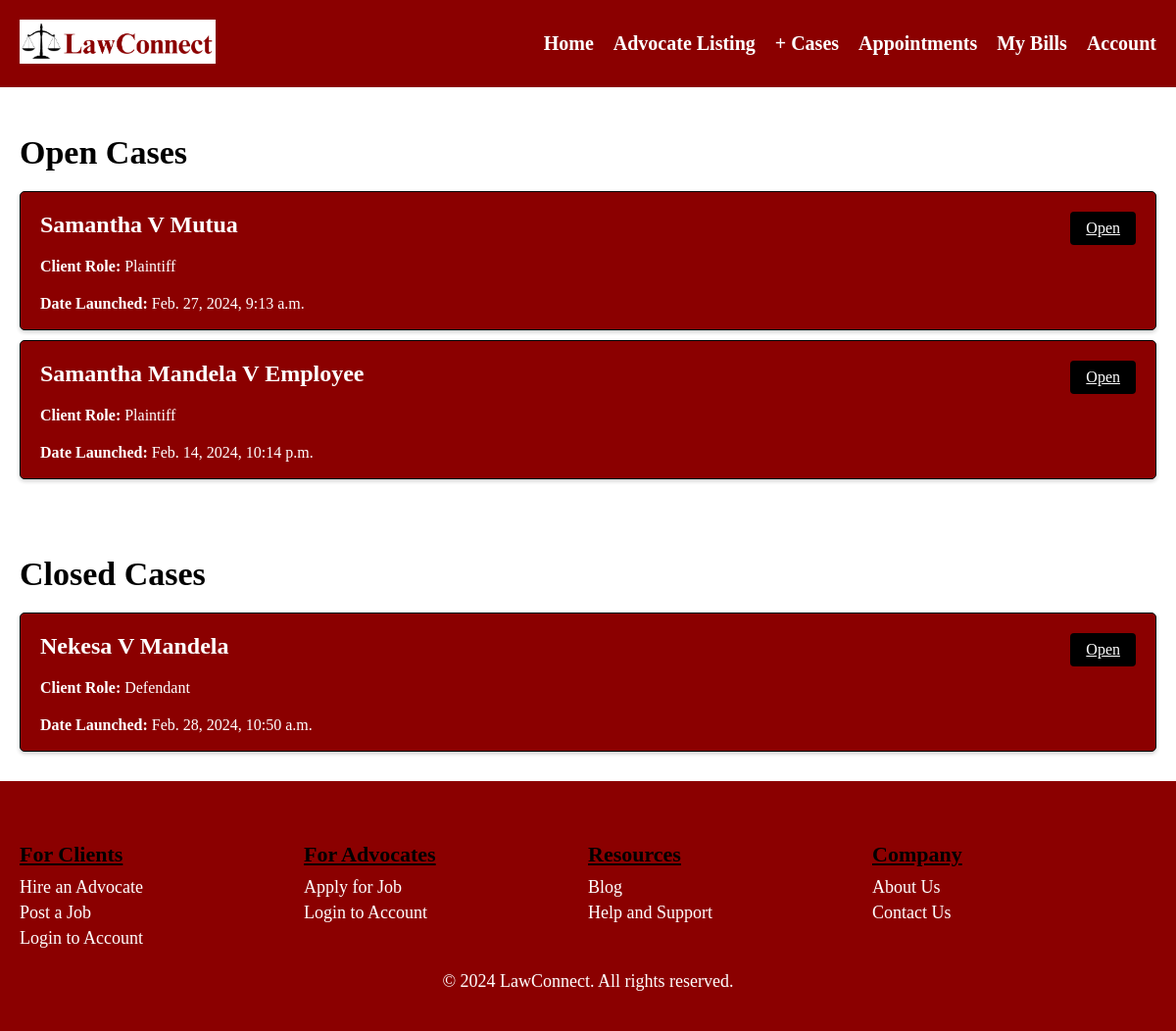
The page /lawapp/client_mycases/ (signed in) on the database its author committed.
### lawapp/models.py (models this page shows, shortened)
class Case(models.Model):
    advocate = models.ForeignKey(User, on_delete=models.CASCADE, related_name='created_cases')
    client = models.ForeignKey(User, on_delete=models.CASCADE, related_name='assigned_cases', null=True, blank=True)
    case_name = models.CharField(max_length=512)
    case_number = models.CharField(max_length=255, null=True, blank=True)
    client_role = models.CharField(max_length=20, choices=(('plaintiff', 'Plaintiff/Petitioner'), ('defendant', 'Defendant/Respondent')))
    case_description = models.TextField()
    date_launched = models.DateTimeField(auto_now_add=True, null=True, blank=True)
    open_status = models.BooleanField(default=True)

### lawapp/views.py (the view)
# urls.py: path("client_mycases/", views.client_mycases, name="client_mycases"),
@login_required
def client_mycases(request):
    open_cases = Case.objects.filter(client=request.user, open_status=True).order_by('-date_launched')
    closed_cases = Case.objects.filter(client=request.user, open_status=False).order_by('-date_launched')
    context= {
        'open_cases': open_cases,
        'closed_cases': closed_cases,
        }
    return render(request, "lawapp/client/client_mycases.html", context)

### lawapp/templates/lawapp/client/client_mycases.html (shortened to what this page needs)
{% load static %}
<!DOCTYPE html>
<html>
<head>
  <link rel="stylesheet" href="{% static 'css/advocate2.css' %}">
</head>
<body>
  <header>
    <div class="logo">
      <img src="{% static 'images/legal_scales_logo.png' %}" alt="LawConnect Logo">
    </div>
    <nav>
      <ul>
          <li><a href="{% url 'client_dash' %}">Home</a></li>
          <li><a href="{% url 'advoc_list' %}">Advocate Listing</a></li>
          <li class="dropdown">
            <a href="#" class="dropbtn">+ Cases</a>
          </li>
          <li><a href="{% url 'client_appts' %}">Appointments</a></li>
          <li><a href="{% url 'client_bills' %}">My Bills</a></li>
          <li class="dropdown">
            <a href="#" class="dropbtn">Account</a>
          </li>
      </ul>
    </nav>
  </header>
  <section class="mycases">
    <div class="case-profiles">
        <h1>Open Cases</h1>
        {% if open_cases %}
            {% for case in open_cases %}
                <div class="case-box">
                    <div class="case-profile">
                        <h2>{{ case.case_name }}</h2>
                        <p><strong>Client Role:</strong> {{ case.client_role|capfirst }}</p>
                        <p><strong>Date Launched:</strong> {{ case.date_launched }}</p>
                    </div>
                    <div class="case-button">
                        <a href="{% url 'client_casedetails' case.id %}" class="open-button">Open</a>
                    </div>
                </div>
            {% endfor %}
        {% else %}
            <p>No open cases found.</p>
        {% endif %}
    </div>
    {% if closed_cases %}
        <div class="case-profiles">
            <h1>Closed Cases</h1>
            {% for case in closed_cases %}
                <div class="case-box">
                    <div class="case-profile">
                        <h2>{{ case.case_name }}</h2>
                        <p><strong>Client Role:</strong> {{ case.client_role|capfirst }}</p>
                        <p><strong>Date Launched:</strong> {{ case.date_launched }}</p>
                    </div>
                    <div class="case-button">
                        <a href="{% url 'client_casedetails' case.id %}" class="open-button">Open</a>
                    </div>
                </div>
            {% endfor %}
        </div>
    {% endif %}
  </section>
  <footer>
    <div class="footer-columns">
      <div class="footer-column">
        <h3>For Clients</h3>
        <ul>
          <li><a href="#">Hire an Advocate</a></li>
          <li><a href="#">Post a Job</a></li>
          <li><a href="#">Login to Account</a></li>
        </ul>
      </div>
      <div class="footer-column">
        <h3>For Advocates</h3>
        <ul>
          <li><a href="#">Apply for Job</a></li>
          <li><a href="#">Login to Account</a></li>
        </ul>
      </div>
      <div class="footer-column">
        <h3>Resources</h3>
        <ul>
          <li><a href="#">Blog</a></li>
          <li><a href="#">Help and Support</a></li>
        </ul>
      </div>
      <div class="footer-column">
        <h3>Company</h3>
        <ul>
          <li><a href="#">About Us</a></li>
          <li><a href="#">Contact Us</a></li>
        </ul>
      </div>
    </div>
    <p>© 2024 LawConnect. All rights reserved.</p>
  </footer>
</body>
</html>

### lawapp/static/css/advocate2.css (style rules this page uses)
body { margin: 0; font-family: 'Times New Roman', Times, serif; }
header { background-color: #8B0000; padding: 10px 20px; display: flex; align-items: center; justify-content: space-between; }
.logo img { width: 200px; height: auto; margin-top: 10px; margin-bottom: 10px; }
nav ul { list-style: none; margin: 0; padding: 0; display: flex; }
nav ul li { margin-left: 20px; }
nav ul li a { color: #FFFFFF; text-decoration: none; font-weight: bold; font-size: 20px; }
.dropdown { position: relative; display: inline-block; }
h2 { color: #333; font-size: 24px; margin-bottom: 20px; }
p { color: #333; margin-bottom: 20px; }
footer { background-color: #8B0000; padding: 20px; text-align: center; }
footer p { color: #FFFFFF; text-align: center; font-size: 18px; }
.footer-columns { display: flex; justify-content: space-between; margin-top: 20px; text-align: left; }
.footer-columns::after { content: ''; flex: 1; }
.footer-column { width: calc(25% - 20px); margin-right: 20px; display: inline-block; vertical-align: top; }
.footer-column h3 { font-size: 22px; margin-bottom: 10px; text-align: left; text-decoration: underline; }
.footer-column ul { margin: 0; padding: 0; list-style: none; }
.footer-column ul li { margin-bottom: 5px; }
.footer-column ul li a { color: #FFFFFF; text-decoration: none; display: block; font-size: 18px; }
section.mycases { min-height: calc(100vh - 140px); background-color: #FFFFFF; }
.case-profiles { max-width: 1200px; margin: 0 auto; padding: 20px; }
.case-profiles h1 { color: #000000; font-size: 34px; margin-bottom: 20px; }
.case-profiles h2 { color: #FFFFFF; margin-top: 0; }
.case-profiles p { color: #FFFFFF; }
.case-box { display: flex; justify-content: space-between; align-items: left; flex-wrap: wrap; flex-basis: 100%; background-color: #8B0000; border: 1px solid #000000; border-radius: 5px; box-shadow: 0 2px 4px rgba(0, 0, 0, 0.2); padding: 20px; margin-bottom: 10px; }
.case-profile { flex: 1; padding-right: 10px; height: 100px; }
.case-button { display: flex; flex-direction: column; align-items: flex-end; }
.open-button { padding: 8px 16px; border: none; border-radius: 4px; cursor: pointer; transition: background-color 0.3s; background-color: #000000; color: white; }

### rows shown on the page
Case: case_name "Samantha V Mutua", client_role "Plaintiff", date_launched "Feb. 27, 2024, 9:13 a.m."
Case: case_name "Samantha Mandela V Employee", client_role "Plaintiff", date_launched "Feb. 14, 2024, 10:14 p.m."
Case: case_name "Nekesa V Mandela", client_role "Defendant", date_launched "Feb. 28, 2024, 10:50 a.m."
